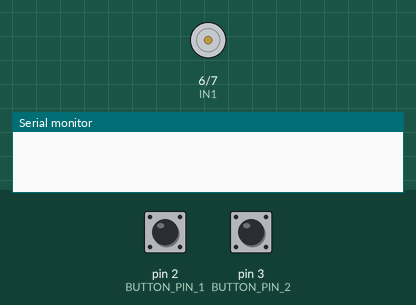
A sketch run on a simulated Arduino Uno, built with avr-gcc and run on an emulated ATmega328P. Shown: motor-driver pin pairs drawn as motors (green arrow = first pin HIGH = forward, orange = second pin HIGH = backward, longer = more drive, scaled by the enable pin), the last lines printed to the serial monitor. The test bench sets the inputs (shaded band); at power-on: pin 2 (BUTTON_PIN_1) HIGH, pin 3 (BUTTON_PIN_2) HIGH.

Above: at 1.2 s.
1.3 s: pin 2 (BUTTON_PIN_1) pulled LOW for 3.2 s
At 1.7 s:
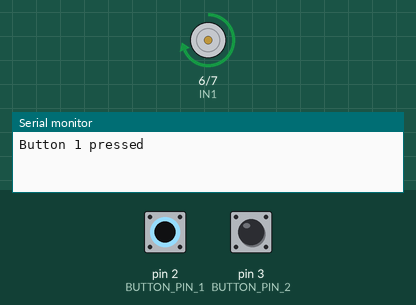
6.0 s: pin 3 (BUTTON_PIN_2) pulled LOW for 0.15 s
7.6 s: pin 2 (BUTTON_PIN_1) pulled LOW for 0.15 s
At 8.1 s:
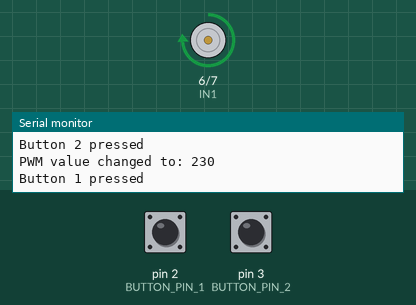
Timing chart, 0 to 10.6 s (numbered marks = the images above; inputs shaded):
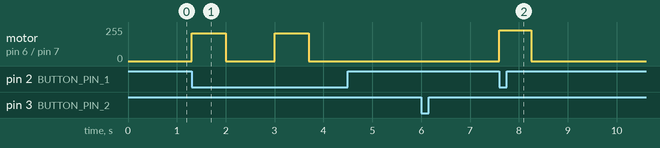

The sketch:

FinalProject.ino
```cpp
// Define motor control pins
#define ENA 5    // Enable pin for motor
#define IN1 6    // Input 1 pin for motor
#define IN2 7    // Input 2 pin for motor
#define BUTTON_PIN_1 2 // Pin for the first button
#define BUTTON_PIN_2 3 // Pin for the second button

int pwmValues[] = {210, 230, 243, 255};
int durations[] = {700, 650, 600, 500}; // in milliseconds
int currentPwmIndex = 0;

void setup() {
  // Initialize motor control pins as outputs
  pinMode(ENA, OUTPUT);
  pinMode(IN1, OUTPUT);
  pinMode(IN2, OUTPUT);

  // Initialize button pins as inputs with internal pull-ups
  pinMode(BUTTON_PIN_1, INPUT_PULLUP);
  pinMode(BUTTON_PIN_2, INPUT_PULLUP);

  // Initialize serial communication
  Serial.begin(9600);
}

void loop() {
  // Read the state of the first button
  int buttonState1 = digitalRead(BUTTON_PIN_1);
  // Read the state of the second button
  int buttonState2 = digitalRead(BUTTON_PIN_2);

  // Display button states in the Serial Monitor
  if (buttonState1 == LOW) {
    Serial.println("Button 1 pressed");
  }
  if (buttonState2 == LOW) {
    Serial.println("Button 2 pressed");
  }

  // If button 1 is pressed, run the motor at the current PWM value
  if (buttonState1 == LOW) {
    analogWrite(ENA, pwmValues[currentPwmIndex]);
    digitalWrite(IN1, HIGH);
    digitalWrite(IN2, LOW);
    delay(durations[currentPwmIndex]); // Run for specified duration
    // Stop the motor
    digitalWrite(IN1, LOW);
    digitalWrite(IN2, LOW);
    analogWrite(ENA, 0);
    delay(1000); // Wait for 1 second before restarting
  }

  // If button 2 is pressed, increment the PWM value index
  if (buttonState2 == LOW) {
    currentPwmIndex = (currentPwmIndex + 1) % (sizeof(pwmValues) / sizeof(pwmValues[0]));
    Serial.print("PWM value changed to: ");
    Serial.println(pwmValues[currentPwmIndex]);
    delay(500); // Debouncing delay
  }
}
```

Measured:
- after the input at 1.3 s, motor on pin 6 (IN1) / pin 7 (IN2): alternates forward 210/255 for 0.70 s and stopped for 1.0 s, 4 changes in all, then stays stopped, starting at once
- after the input at 7.6 s, motor on pin 6 (IN1) / pin 7 (IN2): stopped → forward 230/255 at once, → stopped 0.65 s later
